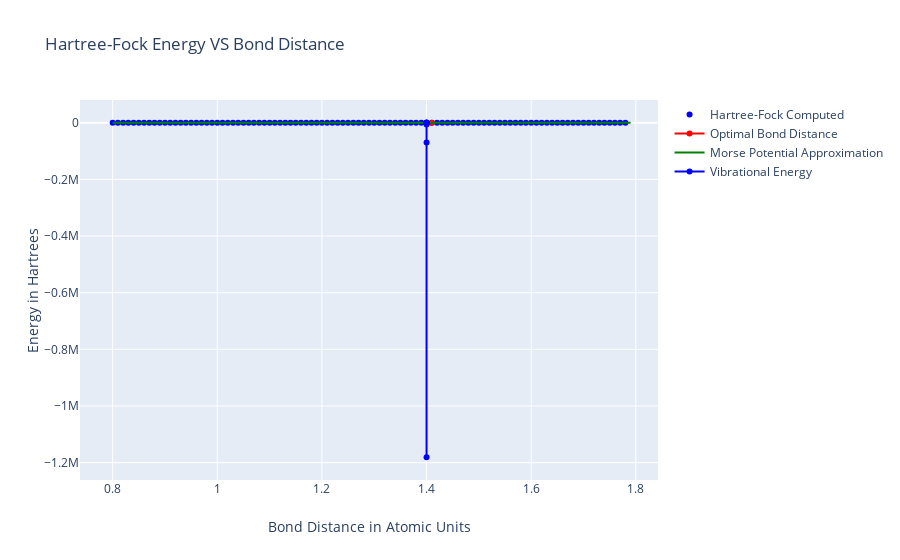

Notebook cell for this chart:
### Code cell
#prepare data for use with graphing
figure = { 
    "data": [
        
        #create the Hartree-Fock generated Potential Energy Surface
        {
            "type":"scatter",
            "x":R,
            "y":E,
            "connectgaps":False,
            "mode":"markers", 
            "name":"Hartree-Fock Computed",
            "marker":{"color":"blue"}
        },
    
        #Highlight the minimum energy point in red
        {
            "type":"scatter",
            "x":[optimalR],
            "y":[minE],
            "name":"Optimal Bond Distance",
            "marker":{"color":"red"}
        },
        
        #Create and plot the Morse Potential fit
        {
            "type":"scatter",
            "x":R,
            "y": [ morsePotential(r, popt[0], popt[1], popt[2]) for r in R ],
            "connectgaps":False,
            "name":"Morse Potential Approximation",
            "marker":{"color":"green"}
        },
        
        {
            "type":"scatter",
            "x":[1.4]*len(EHO),
            "y":EHO,
            "connectgaps":False,
            "name":"Vibrational Energy",
            "marker":{"color":"blue"}
        }
        
    ],
    
    #Set up the layout of the graph
    "layout":
        {
           "xaxis":{"title":"Bond Distance in Atomic Units"},
           "yaxis":{"title":"Energy in Hartrees"},
            "title":{"text":"Hartree-Fock Energy VS Bond Distance"}
        },    
}

#Loop over all MO Energies
#for vibrationalEnergy in ve:
#        figure["data"].append(
#            {
#                "type":"scatter",
#                "x":[1.4] * len(EHO),
#                    "y":EHO 
#            }
#        )
    
iplot(figure)

### Figure 1 — Plotly figure (JSON) as saved in the notebook; plotly's stock layout.template omitted (floating-point values rounded to 4 significant figures)
{"data": [{"connectgaps": false, "marker": {"color": "blue"}, "mode": "markers", "name": "Hartree-Fock Computed", "type": "scatter", "x": [0.8, 0.81, 0.82, 0.83, 0.84, 0.85, 0.86, 0.87, 0.88, 0.89, 0.9, 0.91, 0.92, 0.93, 0.94, 0.95, 0.96, 0.97, 0.98, 0.99, 1.0, 1.01, 1.02, 1.03, 1.04, 1.05, 1.06, 1.07, 1.08, 1.09, 1.1, 1.11, 1.12, 1.13, 1.14, 1.15, 1.16, 1.17, 1.18, 1.19, 1.2, 1.21, 1.22, 1.23, 1.24, 1.25, 1.26, 1.27, 1.28, 1.29, 1.3, 1.31, 1.32, 1.33, 1.34, 1.35, 1.36, 1.37, 1.38, 1.39, 1.4, 1.41, 1.42, 1.43, 1.44, 1.45, 1.46, 1.47, 1.48, 1.49, 1.5, 1.51, 1.52, 1.53, 1.54, 1.55, 1.56, 1.57, 1.58, 1.59, 1.6, 1.61, 1.62, 1.63, 1.64, 1.65, 1.66, 1.67, 1.68, 1.69, 1.7, 1.71, 1.72, 1.73, 1.74, 1.75, 1.76, 1.77, 1.78, 1.79], "y": [-0.951, -0.9594, -0.9675, -0.9753, -0.9827, -0.9898, -0.9966, -1.003, -1.009, -1.015, -1.021, -1.027, -1.032, -1.037, -1.042, -1.047, -1.051, -1.055, -1.059, -1.063, -1.067, -1.07, -1.074, -1.077, -1.08, -1.083, -1.086, -1.088, -1.091, -1.093, -1.096, -1.098, -1.1, -1.102, -1.104, -1.105, -1.107, -1.109, -1.11, -1.112, -1.113, -1.114, -1.115, -1.116, -1.117, -1.118, -1.119, -1.12, -1.12, -1.121, -1.122, -1.122, -1.123, -1.123, -1.123, -1.124, -1.124, -1.124, -1.124, -1.124, -1.125, -1.125, -1.125, -1.124, -1.124, -1.124, -1.124, -1.124, -1.124, -1.123, -1.123, -1.123, -1.122, -1.122, -1.121, -1.121, -1.12, -1.12, -1.119, -1.119, -1.118, -1.118, -1.117, -1.116, -1.116, -1.115, -1.114, -1.114, -1.113, -1.112, -1.112, -1.111, -1.11, -1.109, -1.108, -1.108, -1.107, -1.106, -1.105]}, {"marker": {"color": "red"}, "name": "Optimal Bond Distance", "type": "scatter", "x": [1.41], "y": [-1.125]}, {"connectgaps": false, "marker": {"color": "green"}, "name": "Morse Potential Approximation", "type": "scatter", "x": [0.8, 0.81, 0.82, 0.83, 0.84, 0.85, 0.86, 0.87, 0.88, 0.89, 0.9, 0.91, 0.92, 0.93, 0.94, 0.95, 0.96, 0.97, 0.98, 0.99, 1.0, 1.01, 1.02, 1.03, 1.04, 1.05, 1.06, 1.07, 1.08, 1.09, 1.1, 1.11, 1.12, 1.13, 1.14, 1.15, 1.16, 1.17, 1.18, 1.19, 1.2, 1.21, 1.22, 1.23, 1.24, 1.25, 1.26, 1.27, 1.28, 1.29, 1.3, 1.31, 1.32, 1.33, 1.34, 1.35, 1.36, 1.37, 1.38, 1.39, 1.4, 1.41, 1.42, 1.43, 1.44, 1.45, 1.46, 1.47, 1.48, 1.49, 1.5, 1.51, 1.52, 1.53, 1.54, 1.55, 1.56, 1.57, 1.58, 1.59, 1.6, 1.61, 1.62, 1.63, 1.64, 1.65, 1.66, 1.67, 1.68, 1.69, 1.7, 1.71, 1.72, 1.73, 1.74, 1.75, 1.76, 1.77, 1.78, 1.79], "y": [-0.9647, -0.9708, -0.9768, -0.9826, -0.9882, -0.9937, -0.9991, -1.004, -1.009, -1.014, -1.019, -1.024, -1.029, -1.033, -1.037, -1.042, -1.046, -1.05, -1.054, -1.057, -1.061, -1.065, -1.068, -1.071, -1.074, -1.078, -1.081, -1.083, -1.086, -1.089, -1.091, -1.094, -1.096, -1.099, -1.101, -1.103, -1.105, -1.107, -1.109, -1.11, -1.112, -1.114, -1.115, -1.117, -1.118, -1.119, -1.12, -1.121, -1.122, -1.123, -1.124, -1.125, -1.126, -1.126, -1.127, -1.128, -1.128, -1.128, -1.129, -1.129, -1.129, -1.129, -1.129, -1.129, -1.129, -1.129, -1.129, -1.129, -1.128, -1.128, -1.128, -1.127, -1.127, -1.126, -1.126, -1.125, -1.124, -1.123, -1.123, -1.122, -1.121, -1.12, -1.119, -1.118, -1.117, -1.116, -1.115, -1.113, -1.112, -1.111, -1.109, -1.108, -1.107, -1.105, -1.104, -1.102, -1.101, -1.099, -1.098, -1.096]}, {"connectgaps": false, "marker": {"color": "blue"}, "name": "Vibrational Energy", "type": "scatter", "x": [1.4, 1.4, 1.4, 1.4, 1.4, 1.4, 1.4, 1.4, 1.4, 1.4], "y": [-1181000.0, -70110.0, -6049.0, -600.5, -59.28, -4.351, 0.6535, 0.1247, -0.1462, -0.03899]}], "layout": {"title": {"text": "Hartree-Fock Energy VS Bond Distance"}, "xaxis": {"title": {"text": "Bond Distance in Atomic Units"}}, "yaxis": {"title": {"text": "Energy in Hartrees"}}}}
